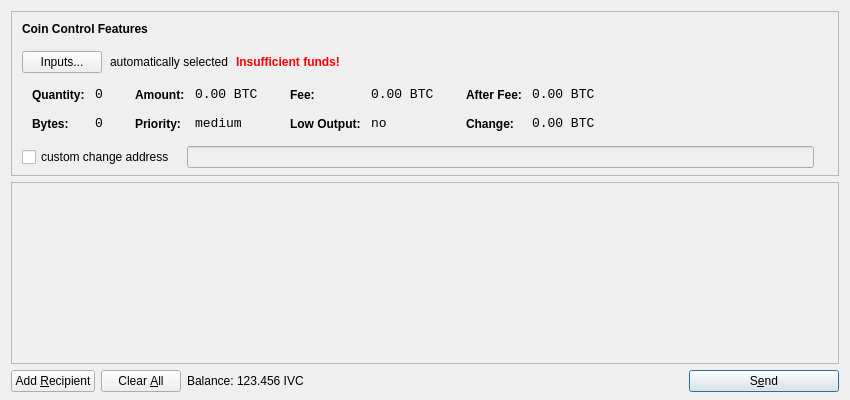
<?xml version="1.0" encoding="UTF-8"?>
<ui version="4.0">
 <class>SendCoinsDialog</class>
 <widget class="QDialog" name="SendCoinsDialog">
  <property name="geometry">
   <rect>
    <x>0</x>
    <y>0</y>
    <width>850</width>
    <height>400</height>
   </rect>
  </property>
  <property name="windowTitle">
   <string>Send Coins</string>
  </property>
  <layout class="QVBoxLayout" name="verticalLayout" stretch="0,1,0">
   <property name="bottomMargin">
    <number>8</number>
   </property>
   <item>
    <widget class="QFrame" name="frameCoinControl">
     <property name="sizePolicy">
      <sizepolicy hsizetype="Expanding" vsizetype="Expanding">
       <horstretch>0</horstretch>
       <verstretch>0</verstretch>
      </sizepolicy>
     </property>
     <property name="maximumSize">
      <size>
       <width>16777215</width>
       <height>16777215</height>
      </size>
     </property>
     <property name="frameShape">
      <enum>QFrame::StyledPanel</enum>
     </property>
     <property name="frameShadow">
      <enum>QFrame::Sunken</enum>
     </property>
     <layout class="QVBoxLayout" name="verticalLayoutCoinControl2">
      <property name="spacing">
       <number>-1</number>
      </property>
      <property name="leftMargin">
       <number>0</number>
      </property>
      <property name="topMargin">
       <number>0</number>
      </property>
      <property name="rightMargin">
       <number>0</number>
      </property>
      <property name="bottomMargin">
       <number>6</number>
      </property>
      <item>
       <layout class="QVBoxLayout" name="verticalLayoutCoinControl" stretch="0,0,0,0,1">
        <property name="spacing">
         <number>0</number>
        </property>
        <property name="leftMargin">
         <number>10</number>
        </property>
        <property name="topMargin">
         <number>10</number>
        </property>
        <item>
         <layout class="QHBoxLayout" name="horizontalLayoutCoinControl1">
          <property name="bottomMargin">
           <number>15</number>
          </property>
          <item>
           <widget class="QLabel" name="labelCoinControlFeatures">
            <property name="sizePolicy">
             <sizepolicy hsizetype="Preferred" vsizetype="Maximum">
              <horstretch>0</horstretch>
              <verstretch>0</verstretch>
             </sizepolicy>
            </property>
            <property name="font">
             <font>
              <weight>75</weight>
              <bold>true</bold>
             </font>
            </property>
            <property name="styleSheet">
             <string notr="true">font-weight:bold;</string>
            </property>
            <property name="text">
             <string>Coin Control Features</string>
            </property>
           </widget>
          </item>
         </layout>
        </item>
        <item>
         <layout class="QHBoxLayout" name="horizontalLayoutCoinControl2" stretch="0,0,0,0">
          <property name="spacing">
           <number>8</number>
          </property>
          <property name="bottomMargin">
           <number>10</number>
          </property>
          <item>
           <widget class="QPushButton" name="pushButtonCoinControl">
            <property name="styleSheet">
             <string notr="true"/>
            </property>
            <property name="text">
             <string>Inputs...</string>
            </property>
           </widget>
          </item>
          <item>
           <widget class="QLabel" name="labelCoinControlAutomaticallySelected">
            <property name="text">
             <string>automatically selected</string>
            </property>
            <property name="margin">
             <number>5</number>
            </property>
           </widget>
          </item>
          <item>
           <widget class="QLabel" name="labelCoinControlInsuffFunds">
            <property name="font">
             <font>
              <weight>75</weight>
              <bold>true</bold>
             </font>
            </property>
            <property name="styleSheet">
             <string notr="true">color:red;font-weight:bold;</string>
            </property>
            <property name="text">
             <string>Insufficient funds!</string>
            </property>
            <property name="margin">
             <number>5</number>
            </property>
           </widget>
          </item>
          <item>
           <spacer name="horizontalSpacerCoinControl">
            <property name="orientation">
             <enum>Qt::Horizontal</enum>
            </property>
            <property name="sizeHint" stdset="0">
             <size>
              <width>40</width>
              <height>1</height>
             </size>
            </property>
           </spacer>
          </item>
         </layout>
        </item>
        <item>
         <widget class="QWidget" name="widgetCoinControl" native="true">
          <property name="sizePolicy">
           <sizepolicy hsizetype="Preferred" vsizetype="Preferred">
            <horstretch>0</horstretch>
            <verstretch>0</verstretch>
           </sizepolicy>
          </property>
          <property name="minimumSize">
           <size>
            <width>0</width>
            <height>0</height>
           </size>
          </property>
          <property name="styleSheet">
           <string notr="true"/>
          </property>
          <layout class="QHBoxLayout" name="horizontalLayoutCoinControl5">
           <property name="margin">
            <number>0</number>
           </property>
           <item>
            <layout class="QHBoxLayout" name="horizontalLayoutCoinControl3" stretch="0,0,0,1">
             <property name="spacing">
              <number>20</number>
             </property>
             <property name="topMargin">
              <number>0</number>
             </property>
             <property name="bottomMargin">
              <number>10</number>
             </property>
             <item>
              <layout class="QFormLayout" name="formLayoutCoinControl1">
               <property name="horizontalSpacing">
                <number>10</number>
               </property>
               <property name="verticalSpacing">
                <number>14</number>
               </property>
               <property name="leftMargin">
                <number>10</number>
               </property>
               <property name="topMargin">
                <number>4</number>
               </property>
               <property name="rightMargin">
                <number>6</number>
               </property>
               <item row="0" column="0">
                <widget class="QLabel" name="labelCoinControlQuantityText">
                 <property name="styleSheet">
                  <string notr="true">font-weight:bold;</string>
                 </property>
                 <property name="text">
                  <string>Quantity:</string>
                 </property>
                 <property name="margin">
                  <number>0</number>
                 </property>
                </widget>
               </item>
               <item row="0" column="1">
                <widget class="QLabel" name="labelCoinControlQuantity">
                 <property name="font">
                  <font>
                   <family>Monospace</family>
                   <pointsize>10</pointsize>
                  </font>
                 </property>
                 <property name="cursor">
                  <cursorShape>IBeamCursor</cursorShape>
                 </property>
                 <property name="contextMenuPolicy">
                  <enum>Qt::ActionsContextMenu</enum>
                 </property>
                 <property name="text">
                  <string notr="true">0</string>
                 </property>
                 <property name="margin">
                  <number>0</number>
                 </property>
                 <property name="textInteractionFlags">
                  <set>Qt::LinksAccessibleByMouse|Qt::TextSelectableByKeyboard|Qt::TextSelectableByMouse</set>
                 </property>
                </widget>
               </item>
               <item row="1" column="0">
                <widget class="QLabel" name="labelCoinControlBytesText">
                 <property name="styleSheet">
                  <string notr="true">font-weight:bold;</string>
                 </property>
                 <property name="text">
                  <string>Bytes:</string>
                 </property>
                </widget>
               </item>
               <item row="1" column="1">
                <widget class="QLabel" name="labelCoinControlBytes">
                 <property name="font">
                  <font>
                   <family>Monospace</family>
                   <pointsize>10</pointsize>
                  </font>
                 </property>
                 <property name="cursor">
                  <cursorShape>IBeamCursor</cursorShape>
                 </property>
                 <property name="contextMenuPolicy">
                  <enum>Qt::ActionsContextMenu</enum>
                 </property>
                 <property name="text">
                  <string notr="true">0</string>
                 </property>
                 <property name="textInteractionFlags">
                  <set>Qt::LinksAccessibleByMouse|Qt::TextSelectableByKeyboard|Qt::TextSelectableByMouse</set>
                 </property>
                </widget>
               </item>
              </layout>
             </item>
             <item>
              <layout class="QFormLayout" name="formLayoutCoinControl2">
               <property name="horizontalSpacing">
                <number>10</number>
               </property>
               <property name="verticalSpacing">
                <number>14</number>
               </property>
               <property name="leftMargin">
                <number>6</number>
               </property>
               <property name="topMargin">
                <number>4</number>
               </property>
               <property name="rightMargin">
                <number>6</number>
               </property>
               <item row="0" column="0">
                <widget class="QLabel" name="labelCoinControlAmountText">
                 <property name="styleSheet">
                  <string notr="true">font-weight:bold;</string>
                 </property>
                 <property name="text">
                  <string>Amount:</string>
                 </property>
                 <property name="margin">
                  <number>0</number>
                 </property>
                </widget>
               </item>
               <item row="0" column="1">
                <widget class="QLabel" name="labelCoinControlAmount">
                 <property name="font">
                  <font>
                   <family>Monospace</family>
                   <pointsize>10</pointsize>
                  </font>
                 </property>
                 <property name="cursor">
                  <cursorShape>IBeamCursor</cursorShape>
                 </property>
                 <property name="contextMenuPolicy">
                  <enum>Qt::ActionsContextMenu</enum>
                 </property>
                 <property name="text">
                  <string notr="true">0.00 BTC</string>
                 </property>
                 <property name="textInteractionFlags">
                  <set>Qt::LinksAccessibleByMouse|Qt::TextSelectableByKeyboard|Qt::TextSelectableByMouse</set>
                 </property>
                </widget>
               </item>
               <item row="1" column="0">
                <widget class="QLabel" name="labelCoinControlPriorityText">
                 <property name="styleSheet">
                  <string notr="true">font-weight:bold;</string>
                 </property>
                 <property name="text">
                  <string>Priority:</string>
                 </property>
                </widget>
               </item>
               <item row="1" column="1">
                <widget class="QLabel" name="labelCoinControlPriority">
                 <property name="font">
                  <font>
                   <family>Monospace</family>
                   <pointsize>10</pointsize>
                  </font>
                 </property>
                 <property name="cursor">
                  <cursorShape>IBeamCursor</cursorShape>
                 </property>
                 <property name="contextMenuPolicy">
                  <enum>Qt::ActionsContextMenu</enum>
                 </property>
                 <property name="text">
                  <string>medium</string>
                 </property>
                 <property name="textInteractionFlags">
                  <set>Qt::LinksAccessibleByMouse|Qt::TextSelectableByKeyboard|Qt::TextSelectableByMouse</set>
                 </property>
                </widget>
               </item>
              </layout>
             </item>
             <item>
              <layout class="QFormLayout" name="formLayoutCoinControl3">
               <property name="horizontalSpacing">
                <number>10</number>
               </property>
               <property name="verticalSpacing">
                <number>14</number>
               </property>
               <property name="leftMargin">
                <number>6</number>
               </property>
               <property name="topMargin">
                <number>4</number>
               </property>
               <property name="rightMargin">
                <number>6</number>
               </property>
               <item row="0" column="0">
                <widget class="QLabel" name="labelCoinControlFeeText">
                 <property name="styleSheet">
                  <string notr="true">font-weight:bold;</string>
                 </property>
                 <property name="text">
                  <string>Fee:</string>
                 </property>
                 <property name="margin">
                  <number>0</number>
                 </property>
                </widget>
               </item>
               <item row="0" column="1">
                <widget class="QLabel" name="labelCoinControlFee">
                 <property name="font">
                  <font>
                   <family>Monospace</family>
                   <pointsize>10</pointsize>
                  </font>
                 </property>
                 <property name="cursor">
                  <cursorShape>IBeamCursor</cursorShape>
                 </property>
                 <property name="contextMenuPolicy">
                  <enum>Qt::ActionsContextMenu</enum>
                 </property>
                 <property name="text">
                  <string notr="true">0.00 BTC</string>
                 </property>
                 <property name="textInteractionFlags">
                  <set>Qt::LinksAccessibleByMouse|Qt::TextSelectableByKeyboard|Qt::TextSelectableByMouse</set>
                 </property>
                </widget>
               </item>
               <item row="1" column="0">
                <widget class="QLabel" name="labelCoinControlLowOutputText">
                 <property name="styleSheet">
                  <string notr="true">font-weight:bold;</string>
                 </property>
                 <property name="text">
                  <string>Low Output:</string>
                 </property>
                </widget>
               </item>
               <item row="1" column="1">
                <widget class="QLabel" name="labelCoinControlLowOutput">
                 <property name="font">
                  <font>
                   <family>Monospace</family>
                   <pointsize>10</pointsize>
                  </font>
                 </property>
                 <property name="cursor">
                  <cursorShape>IBeamCursor</cursorShape>
                 </property>
                 <property name="contextMenuPolicy">
                  <enum>Qt::ActionsContextMenu</enum>
                 </property>
                 <property name="text">
                  <string>no</string>
                 </property>
                 <property name="textInteractionFlags">
                  <set>Qt::LinksAccessibleByMouse|Qt::TextSelectableByKeyboard|Qt::TextSelectableByMouse</set>
                 </property>
                </widget>
               </item>
              </layout>
             </item>
             <item>
              <layout class="QFormLayout" name="formLayoutCoinControl4">
               <property name="horizontalSpacing">
                <number>10</number>
               </property>
               <property name="verticalSpacing">
                <number>14</number>
               </property>
               <property name="leftMargin">
                <number>6</number>
               </property>
               <property name="topMargin">
                <number>4</number>
               </property>
               <property name="rightMargin">
                <number>6</number>
               </property>
               <item row="0" column="0">
                <widget class="QLabel" name="labelCoinControlAfterFeeText">
                 <property name="styleSheet">
                  <string notr="true">font-weight:bold;</string>
                 </property>
                 <property name="text">
                  <string>After Fee:</string>
                 </property>
                 <property name="margin">
                  <number>0</number>
                 </property>
                </widget>
               </item>
               <item row="0" column="1">
                <widget class="QLabel" name="labelCoinControlAfterFee">
                 <property name="font">
                  <font>
                   <family>Monospace</family>
                   <pointsize>10</pointsize>
                  </font>
                 </property>
                 <property name="cursor">
                  <cursorShape>IBeamCursor</cursorShape>
                 </property>
                 <property name="contextMenuPolicy">
                  <enum>Qt::ActionsContextMenu</enum>
                 </property>
                 <property name="text">
                  <string notr="true">0.00 BTC</string>
                 </property>
                 <property name="textInteractionFlags">
                  <set>Qt::LinksAccessibleByMouse|Qt::TextSelectableByKeyboard|Qt::TextSelectableByMouse</set>
                 </property>
                </widget>
               </item>
               <item row="1" column="0">
                <widget class="QLabel" name="labelCoinControlChangeText">
                 <property name="styleSheet">
                  <string notr="true">font-weight:bold;</string>
                 </property>
                 <property name="text">
                  <string>Change:</string>
                 </property>
                </widget>
               </item>
               <item row="1" column="1">
                <widget class="QLabel" name="labelCoinControlChange">
                 <property name="font">
                  <font>
                   <family>Monospace</family>
                   <pointsize>10</pointsize>
                  </font>
                 </property>
                 <property name="cursor">
                  <cursorShape>IBeamCursor</cursorShape>
                 </property>
                 <property name="contextMenuPolicy">
                  <enum>Qt::ActionsContextMenu</enum>
                 </property>
                 <property name="text">
                  <string notr="true">0.00 BTC</string>
                 </property>
                 <property name="textInteractionFlags">
                  <set>Qt::LinksAccessibleByMouse|Qt::TextSelectableByKeyboard|Qt::TextSelectableByMouse</set>
                 </property>
                </widget>
               </item>
              </layout>
             </item>
            </layout>
           </item>
          </layout>
         </widget>
        </item>
        <item>
         <layout class="QHBoxLayout" name="horizontalLayoutCoinControl4" stretch="0,0,0">
          <property name="spacing">
           <number>12</number>
          </property>
          <property name="sizeConstraint">
           <enum>QLayout::SetDefaultConstraint</enum>
          </property>
          <property name="topMargin">
           <number>5</number>
          </property>
          <property name="rightMargin">
           <number>5</number>
          </property>
          <item>
           <widget class="QCheckBox" name="checkBoxCoinControlChange">
            <property name="text">
             <string>custom change address</string>
            </property>
           </widget>
          </item>
          <item>
           <widget class="QLineEdit" name="lineEditCoinControlChange">
            <property name="enabled">
             <bool>false</bool>
            </property>
            <property name="sizePolicy">
             <sizepolicy hsizetype="Expanding" vsizetype="Fixed">
              <horstretch>0</horstretch>
              <verstretch>0</verstretch>
             </sizepolicy>
            </property>
           </widget>
          </item>
          <item>
           <widget class="QLabel" name="labelCoinControlChangeLabel">
            <property name="sizePolicy">
             <sizepolicy hsizetype="Preferred" vsizetype="Expanding">
              <horstretch>0</horstretch>
              <verstretch>0</verstretch>
             </sizepolicy>
            </property>
            <property name="minimumSize">
             <size>
              <width>0</width>
              <height>0</height>
             </size>
            </property>
            <property name="text">
             <string/>
            </property>
            <property name="margin">
             <number>3</number>
            </property>
           </widget>
          </item>
         </layout>
        </item>
        <item>
         <spacer name="verticalSpacerCoinControl">
          <property name="orientation">
           <enum>Qt::Vertical</enum>
          </property>
          <property name="sizeHint" stdset="0">
           <size>
            <width>800</width>
            <height>1</height>
           </size>
          </property>
         </spacer>
        </item>
       </layout>
      </item>
     </layout>
    </widget>
   </item>
   <item>
    <widget class="QScrollArea" name="scrollArea">
     <property name="widgetResizable">
      <bool>true</bool>
     </property>
     <widget class="QWidget" name="scrollAreaWidgetContents">
      <property name="geometry">
       <rect>
        <x>0</x>
        <y>0</y>
        <width>830</width>
        <height>165</height>
       </rect>
      </property>
      <layout class="QVBoxLayout" name="verticalLayout_2">
       <property name="margin">
        <number>0</number>
       </property>
       <item>
        <layout class="QVBoxLayout" name="entries">
         <property name="spacing">
          <number>6</number>
         </property>
        </layout>
       </item>
       <item>
        <spacer name="verticalSpacer">
         <property name="orientation">
          <enum>Qt::Vertical</enum>
         </property>
         <property name="sizeHint" stdset="0">
          <size>
           <width>20</width>
           <height>40</height>
          </size>
         </property>
        </spacer>
       </item>
      </layout>
     </widget>
    </widget>
   </item>
   <item>
    <layout class="QHBoxLayout" name="horizontalLayout">
     <item>
      <widget class="QPushButton" name="addButton">
       <property name="toolTip">
        <string>Send to multiple recipients at once</string>
       </property>
       <property name="text">
        <string>Add &amp;Recipient</string>
       </property>
       <property name="icon">
        <iconset resource="../bitcoin.qrc">
         <normaloff>:/icons/add</normaloff>:/icons/add</iconset>
       </property>
       <property name="autoDefault">
        <bool>false</bool>
       </property>
      </widget>
     </item>
     <item>
      <widget class="QPushButton" name="clearButton">
       <property name="sizePolicy">
        <sizepolicy hsizetype="Minimum" vsizetype="Fixed">
         <horstretch>0</horstretch>
         <verstretch>0</verstretch>
        </sizepolicy>
       </property>
       <property name="toolTip">
        <string>Remove all transaction fields</string>
       </property>
       <property name="text">
        <string>Clear &amp;All</string>
       </property>
       <property name="icon">
        <iconset resource="../bitcoin.qrc">
         <normaloff>:/icons/remove</normaloff>:/icons/remove</iconset>
       </property>
       <property name="autoRepeatDelay">
        <number>300</number>
       </property>
       <property name="autoDefault">
        <bool>false</bool>
       </property>
      </widget>
     </item>
     <item>
      <layout class="QHBoxLayout" name="horizontalLayout_2">
       <property name="spacing">
        <number>3</number>
       </property>
       <item>
        <widget class="QLabel" name="label">
         <property name="text">
          <string>Balance:</string>
         </property>
        </widget>
       </item>
       <item>
        <widget class="QLabel" name="labelBalance">
         <property name="cursor">
          <cursorShape>IBeamCursor</cursorShape>
         </property>
         <property name="text">
          <string>123.456 IVC</string>
         </property>
         <property name="textInteractionFlags">
          <set>Qt::LinksAccessibleByMouse|Qt::TextSelectableByKeyboard|Qt::TextSelectableByMouse</set>
         </property>
        </widget>
       </item>
      </layout>
     </item>
     <item>
      <spacer name="horizontalSpacer">
       <property name="orientation">
        <enum>Qt::Horizontal</enum>
       </property>
       <property name="sizeHint" stdset="0">
        <size>
         <width>40</width>
         <height>20</height>
        </size>
       </property>
      </spacer>
     </item>
     <item>
      <widget class="QPushButton" name="sendButton">
       <property name="minimumSize">
        <size>
         <width>150</width>
         <height>0</height>
        </size>
       </property>
       <property name="toolTip">
        <string>Confirm the send action</string>
       </property>
       <property name="text">
        <string>S&amp;end</string>
       </property>
       <property name="icon">
        <iconset resource="../bitcoin.qrc">
         <normaloff>:/icons/send</normaloff>:/icons/send</iconset>
       </property>
       <property name="default">
        <bool>true</bool>
       </property>
      </widget>
     </item>
    </layout>
   </item>
  </layout>
 </widget>
 <resources>
  <include location="../bitcoin.qrc"/>
 </resources>
 <connections/>
</ui>
